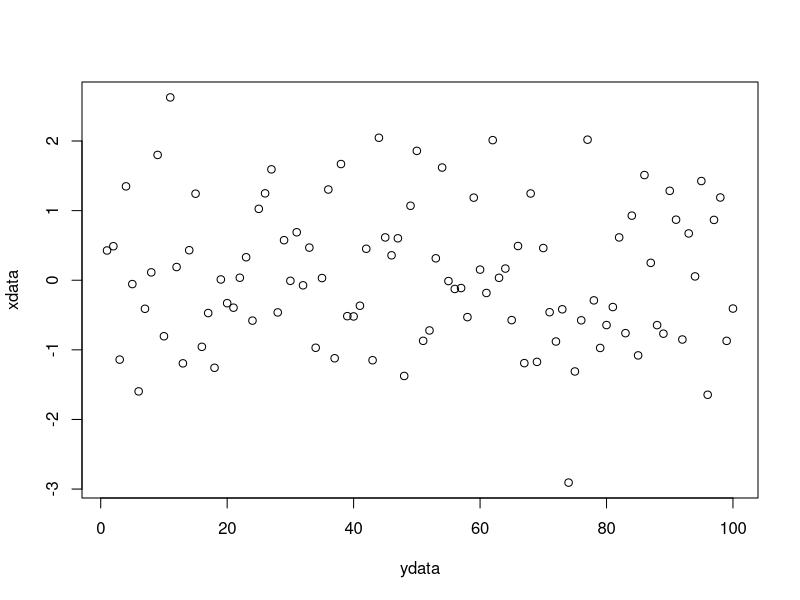

The R script that drew this image:
## ---- chunk 1
knitr::opts_chunk$set(echo = TRUE)
## ---- chunk 2
ydata <- 1:100
xdata <- rnorm(length(ydata))
plot(ydata, xdata)
## ---- chunk 3
summary(xdata)
